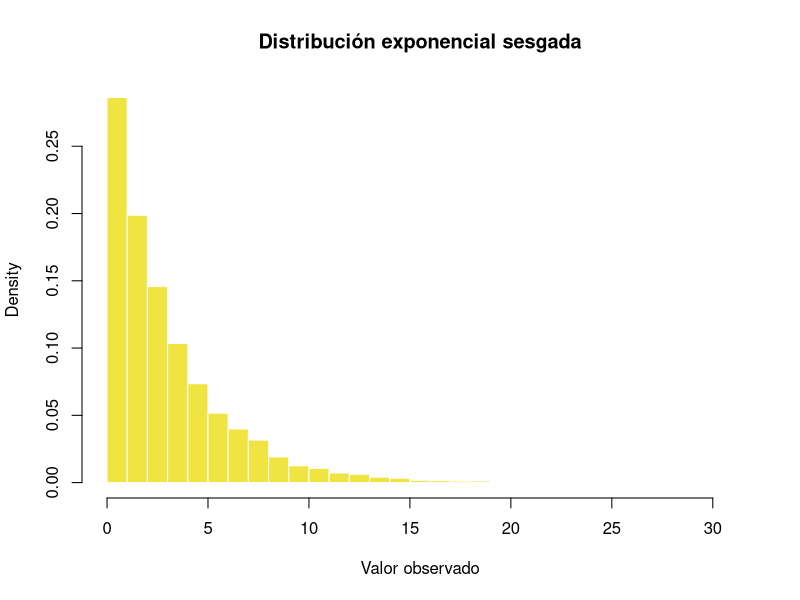
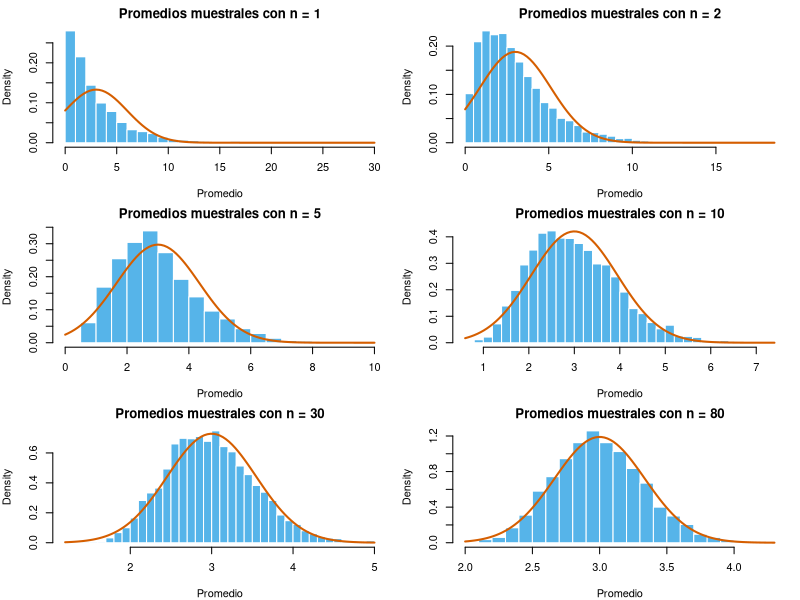

The R script that drew these images, in order:
## ---- chunk 1
knitr::opts_chunk$set(echo = TRUE)
## ---- chunk 2
rate <- 1/3
gen_sample <- function(n) rexp(n, rate = rate)

# La distribución original es asimétrica
population_sample <- gen_sample(10000)
hist(
  population_sample,
  breaks = 40,
  col = "#F0E442",
  border = "white",
  main = "Distribución exponencial sesgada",
  xlab = "Valor observado",
  freq = FALSE
)

# Histogramas para los promedios muestrales
sample_sizes <- c(1, 2, 5, 10, 30, 80)
simulations <- 4000
mu <- 1 / rate
sigma <- 1 / rate
par(mfrow = c(3, 2), mar = c(4, 4, 2, 1))
for (n in sample_sizes) {
  sample_means <- replicate(simulations, mean(gen_sample(n)))
  hist(
    sample_means,
    breaks = 30,
    freq = FALSE,
    col = "#56B4E9",
    border = "white",
    main = paste("Promedios muestrales con n =", n),
    xlab = "Promedio"
  )
  curve(dnorm(x, mean = mu, sd = sigma / sqrt(n)), add = TRUE, col = "#D55E00", lwd = 2)
}
par(mfrow = c(1, 1))
